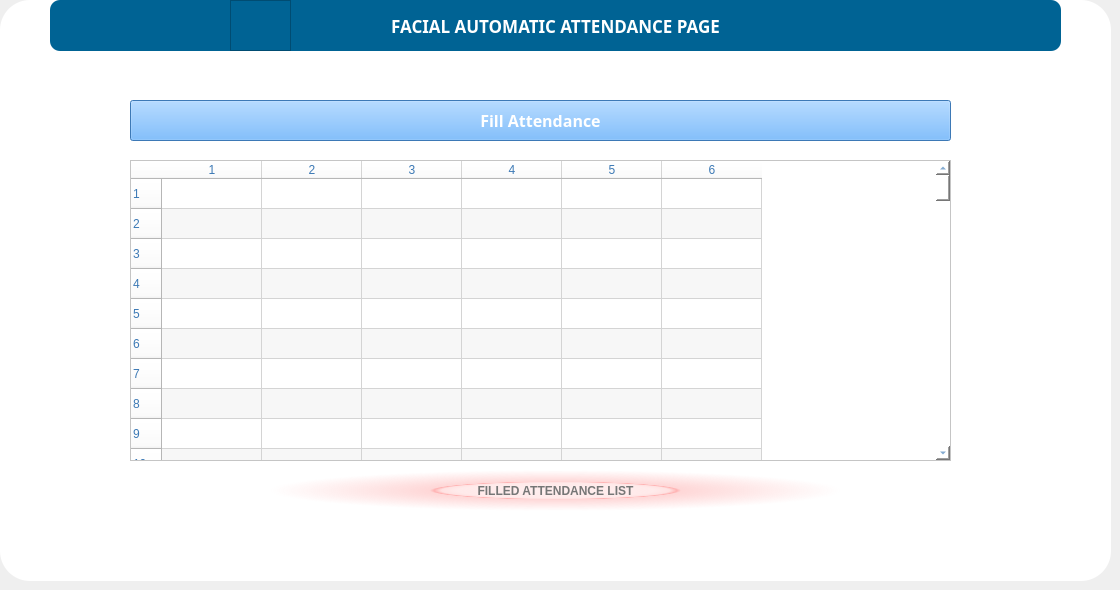
    <widget class="QWidget" name="tab_4">
     <attribute name="icon">
      <iconset>
       <normaloff>3712536.png</normaloff>3712536.png</iconset>
     </attribute>
     <attribute name="title">
      <string/>
     </attribute>
     <widget class="QGraphicsView" name="graphicsView_9">
      <property name="geometry">
       <rect>
        <x>0</x>
        <y>0</y>
        <width>1111</width>
        <height>581</height>
       </rect>
      </property>
      <property name="styleSheet">
       <string notr="true">background-color: rgb(255, 255, 255);
border-radius:30</string>
      </property>
     </widget>
     <widget class="QLabel" name="label_14">
      <property name="geometry">
       <rect>
        <x>50</x>
        <y>0</y>
        <width>1011</width>
        <height>51</height>
       </rect>
      </property>
      <property name="font">
       <font>
        <family>Office</family>
        <pointsize>13</pointsize>
        <weight>75</weight>
        <bold>true</bold>
       </font>
      </property>
      <property name="styleSheet">
       <string notr="true">border-radius:10;

color: rgb(255, 255, 255);
background-color: rgb(0, 99, 148);</string>
      </property>
      <property name="frameShape">
       <enum>QFrame::NoFrame</enum>
      </property>
      <property name="frameShadow">
       <enum>QFrame::Plain</enum>
      </property>
      <property name="text">
       <string>FACIAL AUTOMATIC ATTENDANCE PAGE</string>
      </property>
      <property name="textFormat">
       <enum>Qt::PlainText</enum>
      </property>
      <property name="scaledContents">
       <bool>false</bool>
      </property>
      <property name="alignment">
       <set>Qt::AlignCenter</set>
      </property>
      <property name="wordWrap">
       <bool>false</bool>
      </property>
      <property name="buddy">
       <cstring></cstring>
      </property>
     </widget>
     <widget class="QGraphicsView" name="graphicsView_10">
      <property name="geometry">
       <rect>
        <x>230</x>
        <y>0</y>
        <width>61</width>
        <height>51</height>
       </rect>
      </property>
      <property name="styleSheet">
       <string notr="true">border-image: url(:/QLabel/3712536.png);
background-color: rgb(0, 99, 148);</string>
      </property>
     </widget>
     <widget class="QPushButton" name="pushButton_5">
      <property name="geometry">
       <rect>
        <x>130</x>
        <y>100</y>
        <width>821</width>
        <height>41</height>
       </rect>
      </property>
      <property name="font">
       <font>
        <family>Office</family>
        <pointsize>12</pointsize>
        <weight>75</weight>
        <bold>true</bold>
       </font>
      </property>
      <property name="cursor">
       <cursorShape>PointingHandCursor</cursorShape>
      </property>
      <property name="styleSheet">
       <string notr="true">background-color: rgb(85, 170, 255);
color: rgb(255, 255, 255);
</string>
      </property>
      <property name="text">
       <string>Fill Attendance</string>
      </property>
     </widget>
     <widget class="QTableWidget" name="tableWidget_3">
      <property name="geometry">
       <rect>
        <x>130</x>
        <y>160</y>
        <width>821</width>
        <height>301</height>
       </rect>
      </property>
      <property name="sizePolicy">
       <sizepolicy hsizetype="Expanding" vsizetype="Expanding">
        <horstretch>0</horstretch>
        <verstretch>0</verstretch>
       </sizepolicy>
      </property>
      <property name="styleSheet">
       <string notr="true">background-color: rgb(255, 255, 255);
color: rgb(60, 121, 181);</string>
      </property>
      <property name="sizeAdjustPolicy">
       <enum>QAbstractScrollArea::AdjustToContents</enum>
      </property>
      <property name="alternatingRowColors">
       <bool>true</bool>
      </property>
      <property name="rowCount">
       <number>1000</number>
      </property>
      <property name="columnCount">
       <number>6</number>
      </property>
      <row/>
      <row/>
      <row/>
      <row/>
      <row/>
      <row/>
      <row/>
      <row/>
      <row/>
      <row/>
      <row/>
      <row/>
      <row/>
      <row/>
      <row/>
      <row/>
      <row/>
      <row/>
      <row/>
      <row/>
      <row/>
      <row/>
      <row/>
      <row/>
      <row/>
      <row/>
      <row/>
      <row/>
      <row/>
      <row/>
      <row/>
      <row/>
      <row/>
      <row/>
      <row/>
      <row/>
      <row/>
      <row/>
      <row/>
      <row/>
      <row/>
      <row/>
      <row/>
      <row/>
      <row/>
      <row/>
      <row/>
      <row/>
      <row/>
      <row/>
      <row/>
      <row/>
      <row/>
      <row/>
      <row/>
      <row/>
      <row/>
      <row/>
      <row/>
      <row/>
      <row/>
      <row/>
      <row/>
      <row/>
      <row/>
      <row/>
      <row/>
      <row/>
      <row/>
      <row/>
      <row/>
      <row/>
      <row/>
      <row/>
      <row/>
      <row/>
      <row/>
      <row/>
      <row/>
      <row/>
      <row/>
      <row/>
      <row/>
      <row/>
      <row/>
      <row/>
      <row/>
      <row/>
      <row/>
      <row/>
      <row/>
      <row/>
      <row/>
      <row/>
      <row/>
      <row/>
      <row/>
      <row/>
      <row/>
      <row/>
      <row/>
      <row/>
      <row/>
      <row/>
      <row/>
      <row/>
      <row/>
      <row/>
      <row/>
      <row/>
      <row/>
      <row/>
      <row/>
      <row/>
      <row/>
      <row/>
      <row/>
      <row/>
      <row/>
      <row/>
      <row/>
      <row/>
      <row/>
      <row/>
      <row/>
      <row/>
      <row/>
      <row/>
      <row/>
      <row/>
      <row/>
      <row/>
      <row/>
      <row/>
      <row/>
      <row/>
      <row/>
      <row/>
      <row/>
      <row/>
      <row/>
      <row/>
      <row/>
      <row/>
      <row/>
      <row/>
      <row/>
      <row/>
      <row/>
      <row/>
      <row/>
      <row/>
      <row/>
      <row/>
      <row/>
      <row/>
      <row/>
      <row/>
      <row/>
      <row/>
      <row/>
      <row/>
      <row/>
      <row/>
      <row/>
      <row/>
      <row/>
      <row/>
      <row/>
      <row/>
      <row/>
      <row/>
      <row/>
      <row/>
      <row/>
      <row/>
      <row/>
      <row/>
      <row/>
      <row/>
      <row/>
      <row/>
      <row/>
      <row/>
      <row/>
      <row/>
      <row/>
      <row/>
      <row/>
      <row/>
      <row/>
      <row/>
      <row/>
      <row/>
      <row/>
      <row/>
      <row/>
      <row/>
      <row/>
      <row/>
      <row/>
      <row/>
      <row/>
      <row/>
      <row/>
      <row/>
      <row/>
      <row/>
      <row/>
      <row/>
      <row/>
      <row/>
      <row/>
      <row/>
      <row/>
      <row/>
      <row/>
      <row/>
      <row/>
      <row/>
      <row/>
      <row/>
      <row/>
      <row/>
      <row/>
      <row/>
      <row/>
      <row/>
      <row/>
      <row/>
      <row/>
      <row/>
      <row/>
      <row/>
      <row/>
      <row/>
      <row/>
      <row/>
      <row/>
      <row/>
      <row/>
      <row/>
      <row/>
      <row/>
      <row/>
      <row/>
      <row/>
      <row/>
      <row/>
      <row/>
      <row/>
      <row/>
      <row/>
      <row/>
      <row/>
      <row/>
      <row/>
      <row/>
      <row/>
      <row/>
      <row/>
      <row/>
      <row/>
      <row/>
      <row/>
      <row/>
      <row/>
      <row/>
      <row/>
      <row/>
      <row/>
      <row/>
      <row/>
      <row/>
      <row/>
      <row/>
      <row/>
      <row/>
      <row/>
      <row/>
      <row/>
      <row/>
      <row/>
      <row/>
      <row/>
      <row/>
      <row/>
      <row/>
      <row/>
      <row/>
      <row/>
      <row/>
      <row/>
      <row/>
      <row/>
      <row/>
      <row/>
      <row/>
      <row/>
      <row/>
      <row/>
      <row/>
      <row/>
      <row/>
      <row/>
      <row/>
      <row/>
      <row/>
      <row/>
      <row/>
      <row/>
      <row/>
      <row/>
      <row/>
      <row/>
      <row/>
      <row/>
      <row/>
      <row/>
      <row/>
      <row/>
      <row/>
      <row/>
      <row/>
      <row/>
      <row/>
      <row/>
      <row/>
      <row/>
      <row/>
      <row/>
      <row/>
      <row/>
      <row/>
      <row/>
      <row/>
      <row/>
      <row/>
      <row/>
      <row/>
      <row/>
      <row/>
      <row/>
      <row/>
      <row/>
      <row/>
      <row/>
      <row/>
      <row/>
      <row/>
      <row/>
      <row/>
      <row/>
      <row/>
      <row/>
      <row/>
      <row/>
      <row/>
      <row/>
      <row/>
      <row/>
      <row/>
      <row/>
      <row/>
      <row/>
      <row/>
      <row/>
      <row/>
      <row/>
      <row/>
      <row/>
      <row/>
      <row/>
      <row/>
      <row/>
      <row/>
      <row/>
      <row/>
      <row/>
      <row/>
      <row/>
      <row/>
      <row/>
      <row/>
      <row/>
      <row/>
      <row/>
      <row/>
      <row/>
      <row/>
      <row/>
      <row/>
      <row/>
      <row/>
      <row/>
      <row/>
      <row/>
      <row/>
      <row/>
      <row/>
      <row/>
      <row/>
      <row/>
      <row/>
      <row/>
      <row/>
      <row/>
      <row/>
      <row/>
      <row/>
      <row/>
      <row/>
      <row/>
      <row/>
      <row/>
      <row/>
      <row/>
      <row/>
      <row/>
      <row/>
      <row/>
      <row/>
      <row/>
      <row/>
      <row/>
      <row/>
      <row/>
      <row/>
      <row/>
      <row/>
      <row/>
      <row/>
      <row/>
      <row/>
      <row/>
      <row/>
      <row/>
      <row/>
      <row/>
      <row/>
      <row/>
      <row/>
      <row/>
      <row/>
      <row/>
      <row/>
      <row/>
      <row/>
      <row/>
      <row/>
      <row/>
      <row/>
      <row/>
      <row/>
      <row/>
      <row/>
      <row/>
      <row/>
      <row/>
      <row/>
      <row/>
      <row/>
      <row/>
      <row/>
      <row/>
      <row/>
      <row/>
      <row/>
      <row/>
      <row/>
      <row/>
      <row/>
      <row/>
      <row/>
      <row/>
      <row/>
      <row/>
      <row/>
      <row/>
      <row/>
      <row/>
      <row/>
      <row/>
      <row/>
      <row/>
      <row/>
      <row/>
      <row/>
      <row/>
      <row/>
      <row/>
      <row/>
      <row/>
      <row/>
      <row/>
      <row/>
      <row/>
      <row/>
      <row/>
      <row/>
      <row/>
      <row/>
      <row/>
      <row/>
      <row/>
      <row/>
      <row/>
      <row/>
      <row/>
      <row/>
      <row/>
      <row/>
      <row/>
      <row/>
      <row/>
      <row/>
      <row/>
      <row/>
      <row/>
      <row/>
      <row/>
      <row/>
      <row/>
      <row/>
      <row/>
      <row/>
      <row/>
      <row/>
      <row/>
      <row/>
      <row/>
      <row/>
      <row/>
      <row/>
      <row/>
      <row/>
      <row/>
      <row/>
      <row/>
      <row/>
      <row/>
      <row/>
      <row/>
      <row/>
      <row/>
      <row/>
      <row/>
      <row/>
      <row/>
      <row/>
      <row/>
      <row/>
      <row/>
      <row/>
      <row/>
      <row/>
      <row/>
      <row/>
      <row/>
      <row/>
      <row/>
      <row/>
      <row/>
      <row/>
      <row/>
      <row/>
      <row/>
      <row/>
      <row/>
      <row/>
      <row/>
      <row/>
      <row/>
      <row/>
      <row/>
      <row/>
      <row/>
      <row/>
      <row/>
      <row/>
      <row/>
      <row/>
      <row/>
      <row/>
      <row/>
      <row/>
      <row/>
      <row/>
      <row/>
      <row/>
      <row/>
      <row/>
      <row/>
      <row/>
      <row/>
      <row/>
      <row/>
      <row/>
      <row/>
      <row/>
      <row/>
      <row/>
      <row/>
      <row/>
      <row/>
      <row/>
      <row/>
      <row/>
      <row/>
      <row/>
      <row/>
      <row/>
      <row/>
      <row/>
      <row/>
      <row/>
      <row/>
      <row/>
      <row/>
      <row/>
      <row/>
      <row/>
      <row/>
      <row/>
      <row/>
      <row/>
      <row/>
      <row/>
      <row/>
      <row/>
      <row/>
      <row/>
      <row/>
      <row/>
      <row/>
      <row/>
      <row/>
      <row/>
      <row/>
      <row/>
      <row/>
      <row/>
      <row/>
      <row/>
      <row/>
      <row/>
      <row/>
      <row/>
      <row/>
      <row/>
      <row/>
      <row/>
      <row/>
      <row/>
      <row/>
      <row/>
      <row/>
      <row/>
      <row/>
      <row/>
      <row/>
      <row/>
      <row/>
      <row/>
      <row/>
      <row/>
      <row/>
      <row/>
      <row/>
      <row/>
      <row/>
      <row/>
      <row/>
      <row/>
      <row/>
      <row/>
      <row/>
      <row/>
      <row/>
      <row/>
      <row/>
      <row/>
      <row/>
      <row/>
      <row/>
      <row/>
      <row/>
      <row/>
      <row/>
      <row/>
      <row/>
      <row/>
      <row/>
      <row/>
      <row/>
      <row/>
      <row/>
      <row/>
      <row/>
      <row/>
      <row/>
      <row/>
      <row/>
      <row/>
      <row/>
      <row/>
      <row/>
      <row/>
      <row/>
      <row/>
      <row/>
      <row/>
      <row/>
      <row/>
      <row/>
      <row/>
      <row/>
      <row/>
      <row/>
      <row/>
      <row/>
      <row/>
      <row/>
      <row/>
      <row/>
      <row/>
      <row/>
      <row/>
      <row/>
      <row/>
      <row/>
      <row/>
      <row/>
      <row/>
      <row/>
      <row/>
      <row/>
      <row/>
      <row/>
      <row/>
      <row/>
      <row/>
      <row/>
      <row/>
      <row/>
      <row/>
      <row/>
      <row/>
      <row/>
      <row/>
      <row/>
      <row/>
      <row/>
      <row/>
      <row/>
      <row/>
      <row/>
      <row/>
      <row/>
      <row/>
      <row/>
      <row/>
      <row/>
      <row/>
      <row/>
      <row/>
      <row/>
      <row/>
      <row/>
      <row/>
      <row/>
      <row/>
      <row/>
      <row/>
      <row/>
      <row/>
      <row/>
      <row/>
      <row/>
      <row/>
      <row/>
      <row/>
      <row/>
      <row/>
      <row/>
      <row/>
      <row/>
      <row/>
      <row/>
      <row/>
      <row/>
      <row/>
      <row/>
      <row/>
      <row/>
      <row/>
      <row/>
      <row/>
      <row/>
      <row/>
      <row/>
      <row/>
      <row/>
      <row/>
      <row/>
      <row/>
      <row/>
      <row/>
      <row/>
      <row/>
      <row/>
      <row/>
      <row/>
      <row/>
      <row/>
      <row/>
      <row/>
      <row/>
      <row/>
      <row/>
      <row/>
      <row/>
      <row/>
      <row/>
      <row/>
      <row/>
      <row/>
      <row/>
      <row/>
      <row/>
      <row/>
      <row/>
      <row/>
      <row/>
      <row/>
      <row/>
      <row/>
      <row/>
      <row/>
      <row/>
      <row/>
      <row/>
      <row/>
      <row/>
      <row/>
      <row/>
      <row/>
      <row/>
      <row/>
      <row/>
      <row/>
      <row/>
      <row/>
      <row/>
      <row/>
      <row/>
      <row/>
      <row/>
      <row/>
      <row/>
      <row/>
      <row/>
      <row/>
      <row/>
      <row/>
      <row/>
      <row/>
      <row/>
      <row/>
      <row/>
      <row/>
      <row/>
      <row/>
      <row/>
      <row/>
      <row/>
      <row/>
      <row/>
      <row/>
      <row/>
      <row/>
      <row/>
      <row/>
      <row/>
      <row/>
      <row/>
      <row/>
      <row/>
      <row/>
      <row/>
      <row/>
      <row/>
      <row/>
      <row/>
      <row/>
      <row/>
      <row/>
      <row/>
      <row/>
      <row/>
      <row/>
      <row/>
      <row/>
      <row/>
      <row/>
      <row/>
      <row/>
      <row/>
      <row/>
      <row/>
      <row/>
      <row/>
      <row/>
      <row/>
      <row/>
      <row/>
      <row/>
      <row/>
      <row/>
      <row/>
      <row/>
      <row/>
      <row/>
      <row/>
      <row/>
      <row/>
      <row/>
      <row/>
      <row/>
      <row/>
      <row/>
      <row/>
      <row/>
      <row/>
      <row/>
      <row/>
      <row/>
      <row/>
      <row/>
      <row/>
      <row/>
      <row/>
      <row/>
      <row/>
      <row/>
      <row/>
      <row/>
      <row/>
      <row/>
      <row/>
      <row/>
      <row/>
      <row/>
      <row/>
      <row/>
      <row/>
      <row/>
      <row/>
      <row/>
      <row/>
      <row/>
      <row/>
      <row/>
      <row/>
      <row/>
      <row/>
      <row/>
      <row/>
      <row/>
      <row/>
      <row/>
      <row/>
      <row/>
      <row/>
      <row/>
      <row/>
      <row/>
      <row/>
      <row/>
      <row/>
      <row/>
      <row/>
      <row/>
      <row/>
      <row/>
      <row/>
      <row/>
      <row/>
      <row/>
      <row/>
      <row/>
      <row/>
      <row/>
      <row/>
      <row/>
      <row/>
      <row/>
      <row/>
      <row/>
      <row/>
      <column/>
      <column/>
      <column/>
      <column/>
      <column/>
      <column/>
     </widget>
     <widget class="QLabel" name="label_18">
      <property name="geometry">
       <rect>
        <x>270</x>
        <y>470</y>
        <width>571</width>
        <height>41</height>
       </rect>
      </property>
      <property name="font">
       <font>
        <family>Segoe UI</family>
        <pointsize>9</pointsize>
        <weight>75</weight>
        <bold>true</bold>
       </font>
      </property>
      <property name="styleSheet">
       <string notr="true">color: rgb(118, 118, 118);
background-color: qradialgradient(spread:pad, cx:0.5, cy:0.5, radius:0.5, fx:0.5, fy:0.5, stop:0 rgba(255, 235, 235, 206), stop:0.35 rgba(255, 188, 188, 80), stop:0.4 rgba(255, 162, 162, 80), stop:0.425 rgba(255, 132, 132, 156), stop:0.44 rgba(252, 128, 128, 80), stop:1 rgba(255, 255, 255, 0));</string>
      </property>
      <property name="text">
       <string>FILLED ATTENDANCE LIST</string>
      </property>
      <property name="alignment">
       <set>Qt::AlignCenter</set>
      </property>
     </widget>
    </widget>
